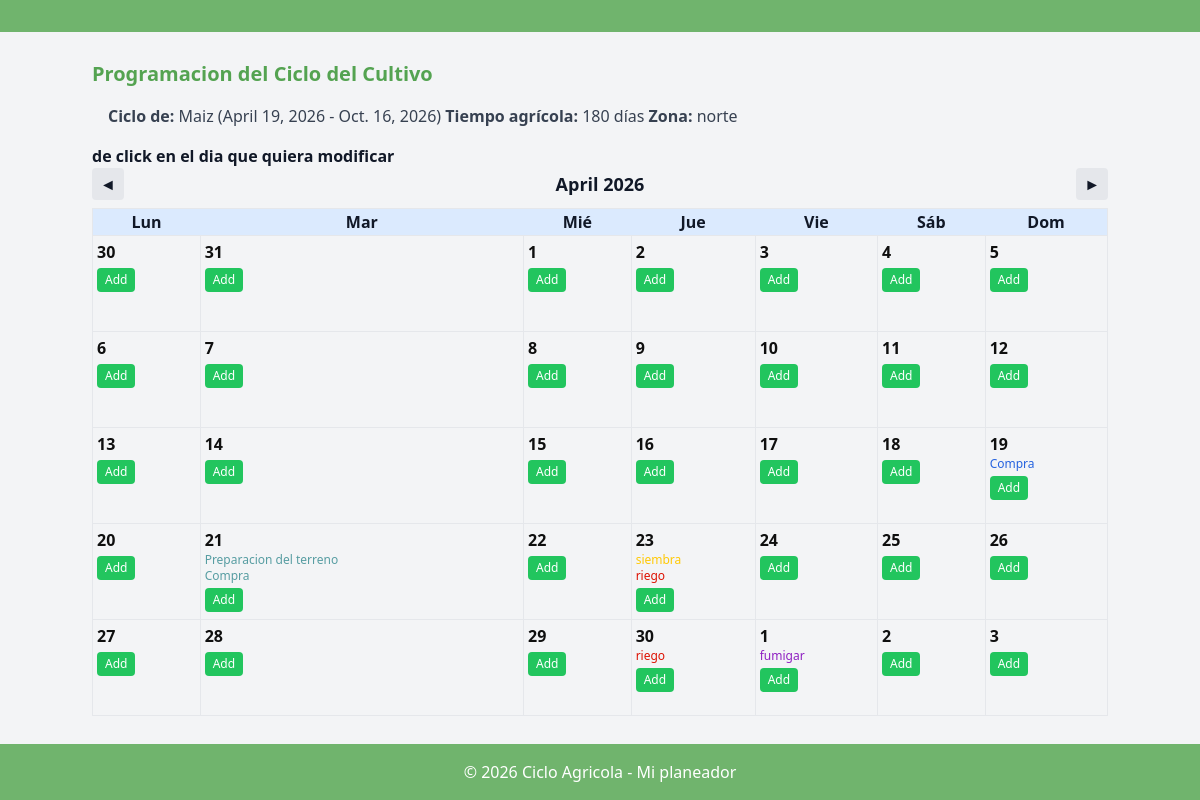
Screenshot of /ajustar_ciclo/45/ with the database file from the repository.
### managecultivo/models.py (models this page shows, shortened)
class Ciclo(models.Model):
    id_ciclo = models.BigAutoField(primary_key=True)
    id_cultivo = models.ForeignKey(Cultivo, on_delete=models.CASCADE, related_name="fk_ciclo1")
    id_zonaagricola = models.ForeignKey(ZonaAgricola, on_delete=models.CASCADE, related_name="fk_ciclo2")
    fecha_inicio = models.DateField()
    fecha_fin = models.DateField()
    cantidad_produccion = models.FloatField(help_text="Cantidad cosechada en Kg")
    registrado_por = models.ForeignKey(User, on_delete=models.SET_NULL, null=True, blank=True, related_name="fk_ciclo3")

class Cultivo(models.Model):
    id_cultivo = models.BigAutoField(primary_key=True)
    descripcion = models.CharField(max_length=50)
    tiempo_agricola = models.IntegerField(help_text="Tiempo en días")
    registrado_por = models.ForeignKey(User, on_delete=models.SET_NULL, null=True, blank=True, related_name="fk_Cultivo")

class ZonaAgricola(models.Model):
    id_zonaagricola = models.BigAutoField(primary_key=True)
    nombre = models.CharField(max_length=50)
    ubicacion = models.CharField(max_length=50)
    direccion = models.CharField(max_length=100)
    registrado_por = models.ForeignKey(User, on_delete=models.SET_NULL, null=True, blank=True, related_name="fk_ZonaAgricola")

class CicloActividad(models.Model):
    id_ciclo = models.ForeignKey(Ciclo, on_delete=models.CASCADE, related_name="fk_CicloActividad1")
    id_actividad = models.ForeignKey(Actividad, on_delete=models.CASCADE, related_name="fk_CicloActividad2")
    fecha_programada = models.DateField()
    numero_personas = models.IntegerField()
    color = models.CharField(max_length=20, default="#000000")
    registrado_por = models.ForeignKey(User, on_delete=models.SET_NULL, null=True, blank=True, related_name="fk_CicloActividad3")

class Actividad(models.Model):
    id_actividad = models.BigAutoField(primary_key=True)
    descripcion = models.CharField(max_length=50)
    registrado_por = models.ForeignKey(User, on_delete=models.SET_NULL, null=True, blank=True, related_name="fk_Actividad")

### managecultivo/views/v_ajusteciclo.py (the view, shortened to what this page needs)
# urls.py: path("ajustar_ciclo/<int:ciclo_id>/", views.ajustar_ciclo, name="ajustar_ciclo"),
def ajustar_ciclo(request, ciclo_id):
    ciclo = get_object_or_404(Ciclo, pk=ciclo_id)
    inicio_mes = ciclo.fecha_inicio.replace(day=1)
    fin_mes = ciclo.fecha_fin.replace(day=1)
    mes_str = request.GET.get("mes")
    mes_str = request.GET.get("mes")
    if mes_str:
        try:
            year, month = map(int, mes_str.split("-"))
            fecha_base = datetime(year, month, 1).date()
        except ValueError:
            fecha_base = inicio_mes
    else:
        fecha_base = inicio_mes
    inicio_index = inicio_mes.year * 12 + inicio_mes.month
    fin_index = fin_mes.year * 12 + fin_mes.month
    base_index = fecha_base.year * 12 + fecha_base.month
    print(">>> mes_str recibido:", mes_str)
    print(">>> inicio_index:", inicio_index, "fin_index:", fin_index, "base_index:", base_index)
    print(">>> fecha_base final:", fecha_base)
    if base_index < inicio_index:
        fecha_base = inicio_mes
    if base_index > fin_index:
        fecha_base = fin_mes
    actividades_ciclo = CicloActividad.objects.filter(id_ciclo=ciclo).order_by("fecha_programada")
    cal = calendar.Calendar(firstweekday=0)
    semanas = cal.monthdatescalendar(fecha_base.year, fecha_base.month)
    calendario = []
    for semana in semanas:
        dias = []
        for dia in semana:
            acts_dia = [a for a in actividades_ciclo if a.fecha_programada == dia]
            dias.append({"fecha": dia, "actividades": acts_dia})
        calendario.append(dias)
    actividades_dia = CicloActividad.objects.none()
    fecha_seleccionada = None
    return render(request, "ajustar_ciclo.html", {
        "ciclo": ciclo,
        "calendario": calendario,
        "mes_actual": fecha_base,
        "actividades_lista": Actividad.objects.all(),
        "insumos": Insumo.objects.all(),
        "actividades": actividades_dia,
        "fecha_seleccionada": fecha_seleccionada,
        "personal_lista": Personal.objects.all(),
        "asignaciones": CicloActividadPersonal.objects.all(),
    })

### managecultivo/templates/ajustar_ciclo.html (shortened to what this page needs)
{% extends "base_dashboard.html" %}
{% block dashboard_content %}
<h2 class="text-xl font-bold mb-4 text-[var(--focus)]">Programacion del Ciclo del Cultivo</h2>
<div class="flex items-center mb-4">
  <span class="ml-4 text-m text-gray-700">
    <strong>Ciclo de:</strong> {{ ciclo.id_cultivo.descripcion }}
    ({{ ciclo.fecha_inicio }} - {{ ciclo.fecha_fin }})
    <strong>Tiempo agrícola:</strong> {{ ciclo.id_cultivo.tiempo_agricola }} días
    <strong>Zona:</strong> {{ ciclo.id_zonaagricola.nombre }}
  </span>
</div>
<strong>de click en el dia que quiera modificar</strong>
<div class="flex justify-between items-center mb-2">
  <button onclick="cambiarMes(-1)" class="px-2 py-1 bg-gray-200 rounded">◄</button>
  <span class="font-bold text-lg">{{ mes_actual|date:"F Y" }}</span>
  <button onclick="cambiarMes(1)" class="px-2 py-1 bg-gray-200 rounded">►</button>
</div>
<table class="w-full border">
  <thead class="bg-blue-100">
    <tr>
      <th>Lun</th><th>Mar</th><th>Mié</th><th>Jue</th><th>Vie</th><th>Sáb</th><th>Dom</th>
    </tr>
  </thead>
  <tbody>
    {% for semana in calendario %}
      <tr>
        {% for dia in semana %}
        <td class="h-24 border align-top p-1 celda"
            data-dia="{{ dia.fecha|date:'Y-m-d' }}"
            onclick="mostrarActividades('{{ dia.fecha|date:'Y-m-d' }}')">
          <div style="color: {% if fecha_seleccionada == dia.fecha %}var(--celdasel){% else %}var(--celdanor){% endif %};
                      font-size: {% if fecha_seleccionada == dia.fecha %}1.5rem{% else %}1rem{% endif %};
                      font-weight: bold;">
            {{ dia.fecha|date:"j" }}
          </div>
          {% for act in dia.actividades %}
            <div style="color: {{ act.color }}" class="text-xs">{{ act.id_actividad.descripcion }}</div>
          {% endfor %}
          <button type="button"
                  onclick="event.stopPropagation(); abrirModalAdd('{{ dia.fecha|date:"Y-m-d" }}')"
                  class="bg-green-500 text-white text-xs px-2 py-1 mt-1 rounded">Add</button>
        </td>
        {% endfor %}
      </tr>
    {% endfor %}
  </tbody>
</table>
{% endblock %}

### managecultivo/static/css/style.css (style rules this page uses)
:root { --primary: #70b46d; --secondary: #ffffff; --focus: #54a351; --edit: #fdc321; --editFocus: #e0ac1d; --cancel: #bdb8ae; --cancelFocus: #797571; --celdasel:#058af7; --celdanor:#0f0f0f; }

### rows the page displays
Ciclo: id_cultivo.descripcion "Maiz", fecha_inicio "April 19, 2026", fecha_fin "Oct. 16, 2026", id_cultivo.tiempo_agricola "180", id_zonaagricola.nombre "norte"
CicloActividad: id_actividad.descripcion "Compra"
CicloActividad: id_actividad.descripcion "Preparacion del terreno"
CicloActividad: id_actividad.descripcion "Compra"
CicloActividad: id_actividad.descripcion "siembra"
CicloActividad: id_actividad.descripcion "riego"
CicloActividad: id_actividad.descripcion "riego"
CicloActividad: id_actividad.descripcion "fumigar"

### other values shown
{{ mes_actual|date:"F Y" }} "April 2026"
{{ dia.fecha|date:"j" }} "30" "31" "1" "2" "3" "4" "5" "6" "7" "8" "9" "10" "11" "12" "13" "14" "15" "16" "17" "18" "19" "20" "21" "22" "23" "24" "25" "26" "27" "28" "29" "30" "1" "2" "3"
